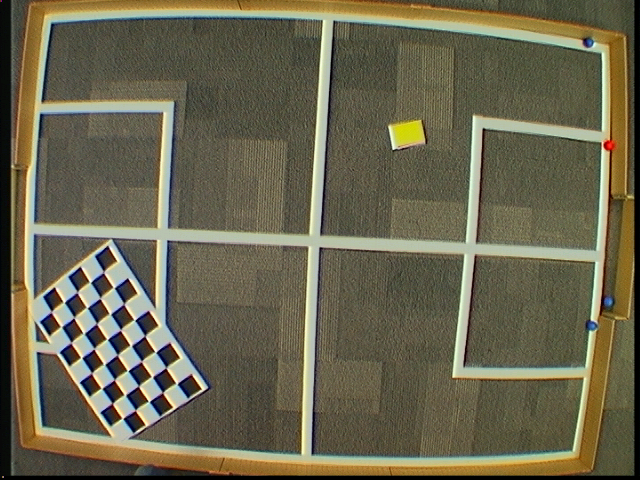
#> input picture Vision/preprocessing/distortion/samples/pitch1/1000_9x6.png, 640 x 480 px; its folder holds 4 pictures in this run
$ python undistort.py   (Python 2 division)
#> lines starting #> are read from the running program, lines starting #| are printed output that depends on the picture; after the words box and inside, x2 and y2 are one past the last pixel; in counts of white or black regions, pixels touching at a corner belong together
# Original tutorial: https://opencv-python-tutroals.readthedocs.org/en/latest/py_tutorials/py_calib3d/py_calibration/py_calibration.html#calibration

import numpy as np
import cv2
import glob
from copy import copy
from logging import debug

import cPickle
filename = "../../oldvision/calibrations/undistort.txt"

# Set the required dimension of all sample checkboard images
dim = (8, 5)

# prepare object points, like (0,0,0), (1,0,0), (2,0,0) ....,(6,5,0)
objp = np.zeros((dim[0]*dim[1], 3), np.float32)
objp[:,:2] = np.mgrid[0:dim[0], 0:dim[1]].T.reshape(-1,2)

# termination criteria
criteria = (cv2.TERM_CRITERIA_EPS + cv2.TERM_CRITERIA_MAX_ITER, 30, 0.001)

# Arrays to store object points and image points from all the images.
objpoints = [] # 3d point in real world space
imgpoints = [] # 2d points in image plane.

images = glob.glob('samples/pitch1/*.png')

for fname in images:

    img = cv2.imread(fname)
#> img is the input picture: shape (480, 640, 3); mean B, G, R 78.8, 101.7, 106.4
    gray = cv2.cvtColor(img,cv2.COLOR_BGR2GRAY)
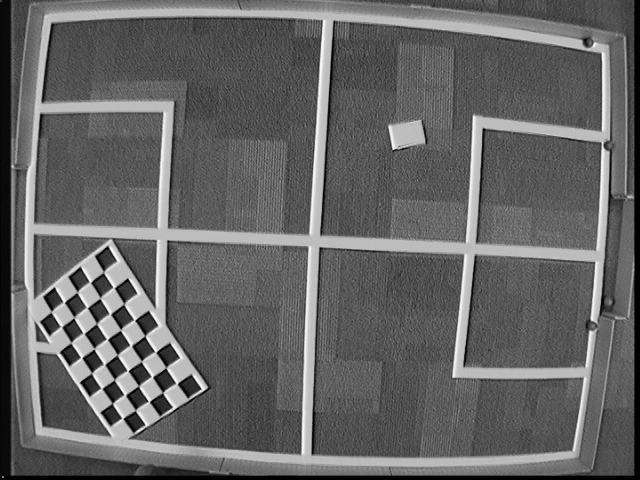
#> gray: shape (480, 640); min 0, max 250, mean 100.5

    # Find the chess board corners
    ret, corners = cv2.findChessboardCorners(gray, dim, None)
#> ret = True; corners = 40 rows, first 8: [103.5, 272.5], [114.1, 288], [123.8, 304.1], [134.6, 320.4], [144.8, 336], [155.7, 352.4], [165.9, 367.7], [177.1, 384.2]

    debug(ret)
    debug(corners)

    # If found, add object points, image points (after refining them)
    if ret == True:
    	debug("flag")

        objpoints.append(objp)

        corners2 = copy(corners)
#> corners2 has the same summary as corners
        _ = cv2.cornerSubPix(gray,corners2,(11,11),(-1,-1),criteria)
        imgpoints.append(corners2)

        # Draw and display the corners
        # Comment this out to skip showing sample images!
        _ = cv2.drawChessboardCorners(img, dim, corners2, ret)
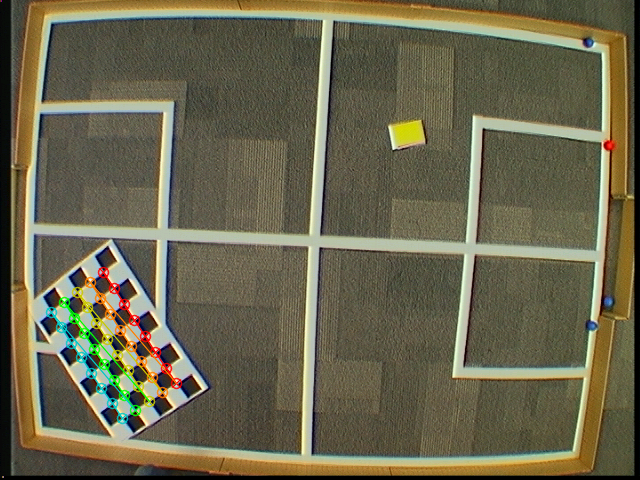
#> img: shape (480, 640, 3); 1.93% of pixels changed, all inside (x1, y1, x2, y2) = (45, 266, 183, 425)
        cv2.imshow('img',img)
        cv2.waitKey(1000)
#> pass 2 of the loop `for fname in images:`:
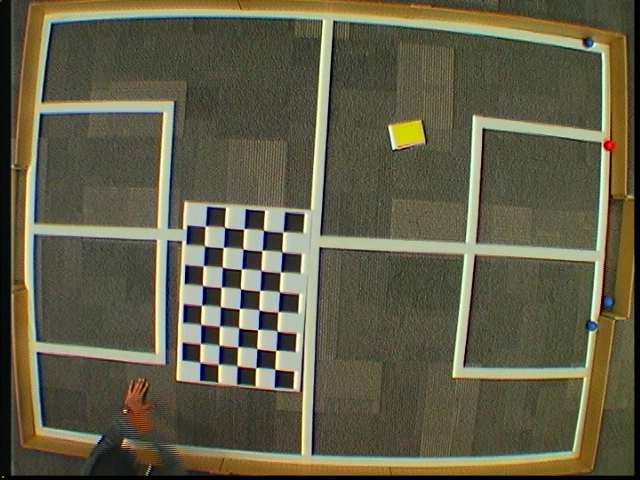
#> input picture Vision/preprocessing/distortion/samples/pitch1/1200_9x6.png, 640 x 480 px
#> img is the input picture: shape (480, 640, 3); mean B, G, R 71.7, 94.5, 97.6
#> `gray = cv2.cvtColor(img,cv2.COLOR_BGR2GRAY)`:
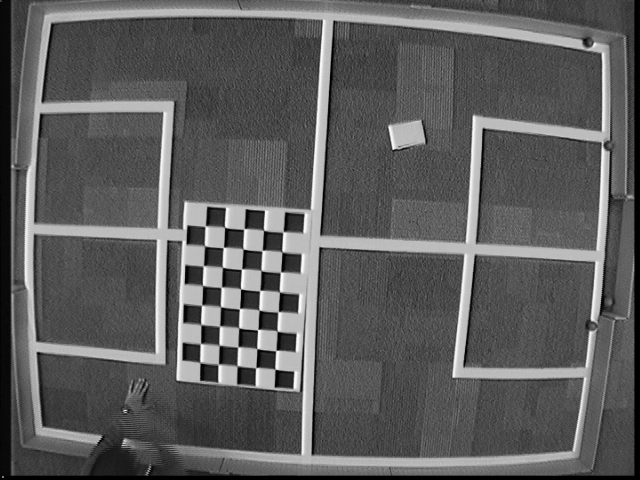
#> gray: shape (480, 640); min 0, max 249, mean 92.8
#> corners = 40 rows, first 8: [282.9, 231.9], [282.4, 252.1], [280.3, 272.1], [279.7, 292.1], [278, 311.7], [277.4, 331.3], [276, 350.4], [275.3, 369.3]
#> corners2 has the same summary as corners
#> `_ = cv2.drawChessboardCorners(img, dim, corners2, ret)`:
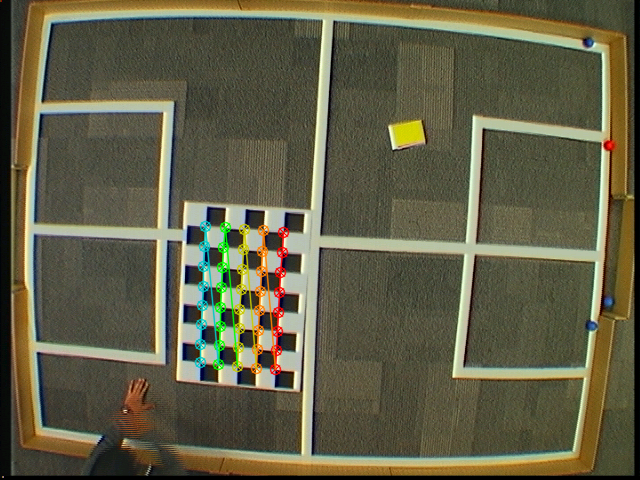
#> img: shape (480, 640, 3); 2.16% of pixels changed, all inside (x1, y1, x2, y2) = (194, 220, 290, 376)
#> pass 3 of the loop `for fname in images:`:
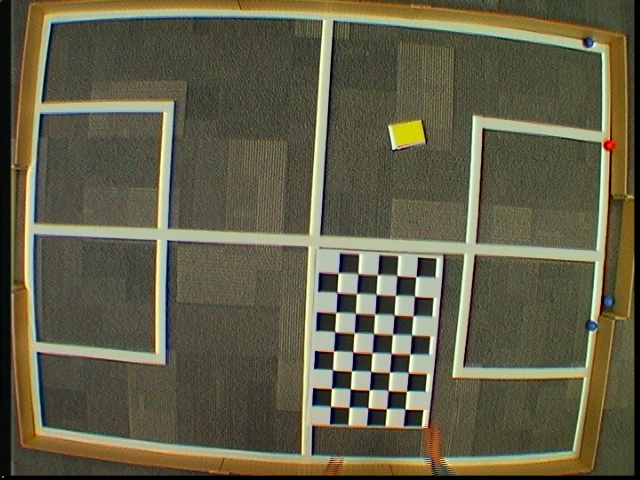
#> input picture Vision/preprocessing/distortion/samples/pitch1/1400_9x6.png, 640 x 480 px
#> img is the input picture: shape (480, 640, 3); mean B, G, R 72.1, 95, 98.2
#> `gray = cv2.cvtColor(img,cv2.COLOR_BGR2GRAY)`:
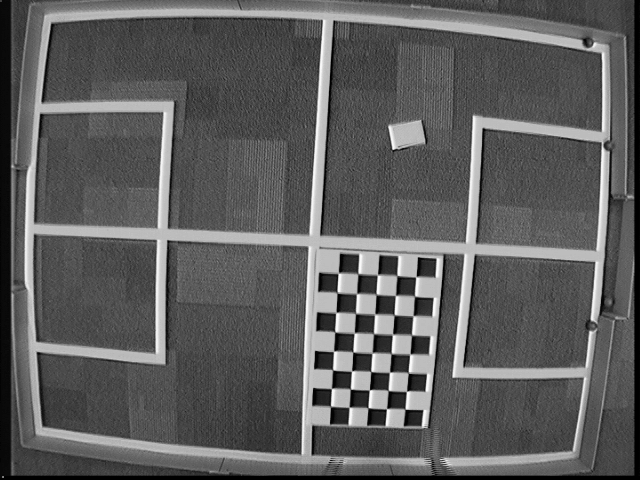
#> gray: shape (480, 640); min 0, max 250, mean 93.4
#> corners = 40 rows, first 8: [415.8, 276.8], [414.8, 296.3], [413.2, 315.7], [411.8, 335.1], [410, 354.1], [408.6, 372.9], [406.4, 391.4], [405.2, 409.2]
#> corners2 has the same summary as corners
#> `_ = cv2.drawChessboardCorners(img, dim, corners2, ret)`:
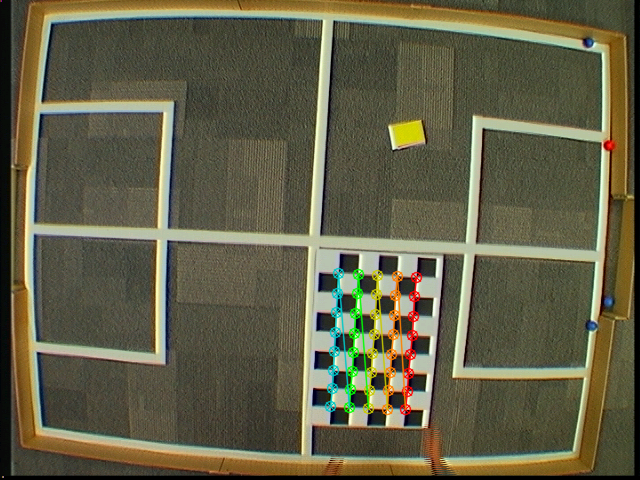
#> img: shape (480, 640, 3); 2.12% of pixels changed, all inside (x1, y1, x2, y2) = (324, 267, 423, 416)
#> the loop made 4 passes; the first 3 are shown

cv2.destroyAllWindows()

debug(objpoints)

# Get the calibration data
ret, mtx, dist, rvecs, tvecs = cv2.calibrateCamera(objpoints, imgpoints, gray.shape[::-1],None,None)

#> (the run stopped early here; a loop or call above may not have finished)
